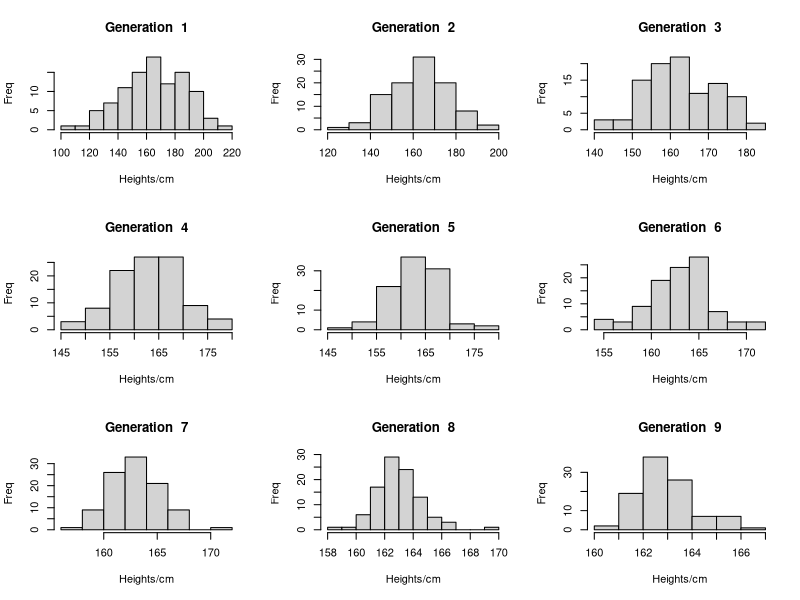
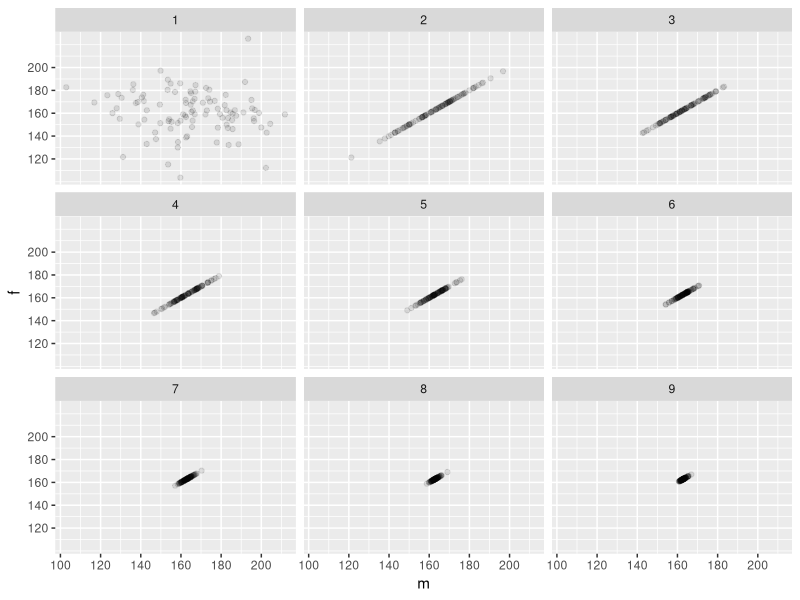
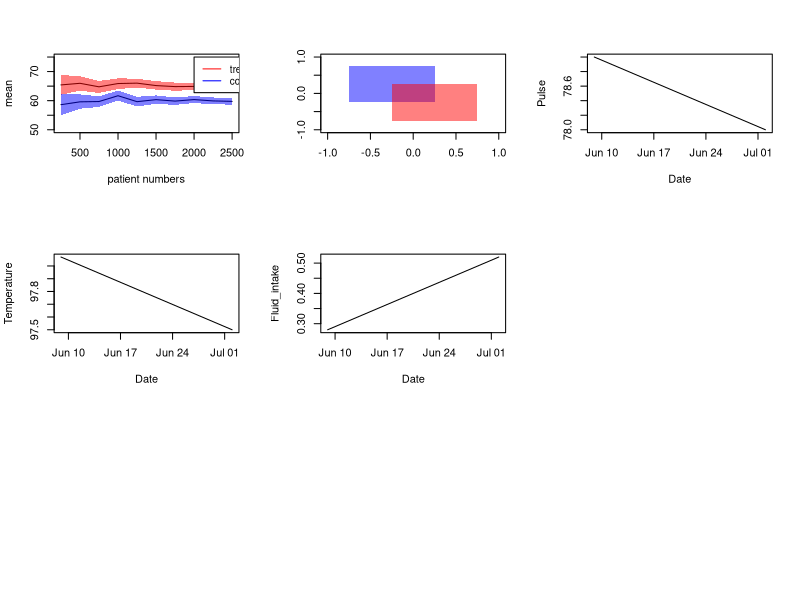

Source code (R) for these figures, in order:
## ---- chunk 1
pop <- data.frame(m = rnorm(100, 160, 20), f = rnorm(100, 160, 20))
## ---- chunk 2
next_gen <- function(pop) {
    pop$m <- sample(pop$m)
    pop$m <- rowMeans(pop)
    pop$f <- pop$m
    pop
}
## ---- chunk 3
pop_all <- data.frame()
# use pop_temp to storage the data in each generation
# combine all data in one data.frame
pop_temp <- pop
pop_temp$generation <- 1
pop_all <- pop_temp
for (i in 2:9) {
  pop <- next_gen(pop)
  pop_temp <- pop
  pop_temp$generation <- i
  pop_all <- rbind(pop_all, pop_temp)
}
# set up a 3*3 graphical chart
par(mfrow = c(3,3))
for (i in 1:9) {
  # plot the histogram of male heights in each generation
  hist(pop_all[which(pop_all$generation == i), ]$m, xlab = c('Heights/cm'), ylab = c('Freq'), main = paste("Generation ", i))
}
## ---- chunk 4
library(testthat)
library(ggplot2)
ggplot(pop_all, aes(m, f)) + geom_point(alpha=1/10) + scale_x_continuous(breaks=seq(100,220,20)) + scale_y_continuous(breaks=seq(120,200,20)) + facet_wrap(~generation, nrow=3, ncol=3)
## ---- chunk 5
# initial setting
t_mean <- c()
t_mean_ub <- c()
t_mean_lb <- c()
c_mean <- c()
c_mean_ub <- c()
c_mean_lb <- c()
# create a new bootstrap interval by increasing the sample size by 250 until the sample is 2500
for(i in seq(1:10)){
  # set sample size
  n <- i*250
  treat <- rbinom(n,1,0.5)
  # add 5 to the outcome if the treat is 1
  outcome <- rnorm(n, 60, 20) + treat * 5
  # sort the outcome by treat results into t and c
  t <- outcome[treat == 1]
  c <- outcome[treat == 0]
  # Each bootstrap should create 1000 bootstrap samples
  t_bootstrap <- replicate(1000, mean(sample(t, size = length(t), replace = TRUE)))
  c_bootstrap <- replicate(1000, mean(sample(c, size = length(c), replace = TRUE)))
  # calculate the mean, ub and ub for each bootstrap
  t_mean <- c(t_mean,mean(t))
  t_mean_ub <- c(t_mean_ub, quantile(t_bootstrap, 0.975))
  t_mean_lb <- c(t_mean_lb, quantile(t_bootstrap, 0.025))
  c_mean <- c(c_mean,mean(c))
  c_mean_ub <- c(c_mean_ub, quantile(c_bootstrap, 0.975))
  c_mean_lb <- c(c_mean_lb, quantile(c_bootstrap, 0.025))
}
## ---- chunk 6
makeTransparent = function(..., alpha=0.5) {
  if(alpha<0 | alpha>1) stop("alpha must be between 0 and 1")
  alpha = floor(255*alpha)  
  newColor = col2rgb(col=unlist(list(...)), alpha=FALSE)
  .makeTransparent = function(col, alpha) {
    rgb(red=col[1], green=col[2], blue=col[3], alpha=alpha, maxColorValue=255)
  }
  newColor = apply(newColor, 2, .makeTransparent, alpha=alpha)
  return(newColor)
}
plot(x = seq(250,2500,250),y = t_mean, type = "l", xlab ="patient numbers", ylab = "mean", xlim = c(250,2500), ylim = c(50,75))
lines(x = seq(250,2500,250),y = c_mean)
# use rev
polygon(x=c(seq(250, 2500, length.out = 10),seq(2500, 250, length.out = 10)),y = c(t_mean_lb, rev(t_mean_ub)), border=NA, col=makeTransparent('red',alpha=0.5))
polygon(x=c(seq(250, 2500, length.out = 10),seq(2500, 250, length.out = 10)),y = c(c_mean_lb, rev(c_mean_ub)), border=NA, col=makeTransparent('blue',alpha=0.5))
legend(2000,75,c("treatment","control"),lty = c(1,1,1),lwd = c(1,1,1),col = c("red","blue"), cex = 0.9)
## ---- chunk 7
makeTransparent = function(..., alpha=0.5) {
  if(alpha<0 | alpha>1) stop("alpha must be between 0 and 1")
  alpha = floor(255*alpha)  
  newColor = col2rgb(col=unlist(list(...)), alpha=FALSE)
  .makeTransparent = function(col, alpha) {
    rgb(red=col[1], green=col[2], blue=col[3], alpha=alpha, maxColorValue=255)
  }
  newColor = apply(newColor, 2, .makeTransparent, alpha=alpha)
  return(newColor)
}

par(new=FALSE)
plot(NULL,
  xlim=c(-1, 1),
  ylim=c(-1, 1),
  xlab="",
  ylab=""
)

polygon(x=c(seq(-0.75, 0.25, length.out=100), seq(0.25, -0.75, length.out=100)),
        y=c(rep(-0.25, 100), rep(0.75, 100)), border=NA, col=makeTransparent('blue',alpha=0.5))
polygon(x=c(seq(-0.25, 0.75, length.out=100), seq(0.75, -0.25, length.out=100)),
        y=c(rep(-0.75, 100), rep(0.25, 100)), border=NA, col=makeTransparent('red',alpha=0.5))
## ---- chunk 8
makePatient <- function() {
  vowel <- grep("[aeiou]", letters)
  cons <- grep("[^aeiou]", letters)
  name <- paste(sample(LETTERS[cons], 1), sample(letters[vowel], 1), sample(letters[cons], 1), sep='')
  gender <- factor(sample(0:1, 1), levels=0:1, labels=c('female','male'))
  dob <- as.Date(sample(7500, 1), origin="1970-01-01")
  n <- sample(6, 1)
  doa <- as.Date(sample(1500, n), origin="2010-01-01")
  pulse <- round(rnorm(n, 80, 10))
  temp <- round(rnorm(n, 98.4, 0.3), 2)
  fluid <- round(runif(n), 2)
  list(name, gender, dob, doa, pulse, temp, fluid)
}
## ---- chunk 9
# change some code above
makePatient <- function() {
  vowel <- grep("[aeiou]", letters)
  cons <- grep("[^aeiou]", letters)
  name <- paste(sample(LETTERS[cons], 1), sample(letters[vowel], 1), sample(letters[cons], 1), sep='')
  gender <- factor(sample(0:1, 1), levels=0:1, labels=c('female','male'))
  dob <- as.Date(sample(7500, 1), origin="1970-01-01")
  n <- sample(6, 1)
  doa <- as.Date(sample(1500, n), origin="2010-01-01")
  pulse <- round(rnorm(n, 80, 10))
  temp <- round(rnorm(n, 98.4, 0.3), 2)
  fluid <- round(runif(n), 2)
  list(name = name, gender = gender, date_of_birth = dob, date_of_admission = doa, pulse = pulse, temperature = temp, fluid_intake = fluid)
}

set.seed(8)
# create a medical record by taking the output of `makePatient`
output1 <- makePatient()
output1
# Create an S3 class `medicalRecord`
class(output1) <- "medicalRecord"
class(output1)
## ---- chunk 10
mean.medicalRecord <- function(p){
    list(pulse_ave = mean(p$pulse), temp_ave = mean(p$temperature),fluids_ave = mean(p$fluid_intake))
}
mean(output1)


print.medicalRecord <- function(p){
  dat <- data.frame(date_of_admission = p$date_of_admission, pulse = p$pulse, temperature = p$temperature, fluid_intake = p$fluid_intake)
  dat <- dat[order(dat$date_of_admission),]
}
print(output1)


plot.medicalRecord <- function(p){
  dat <- data.frame(date_of_admission = p$date_of_admission, pulse = p$pulse, temperature = p$temperature, fluid_intake = p$fluid_intake)
  dat <- dat[order(dat$date_of_admission),]
  plot(x=dat$date_of_admission, y=dat$pulse, type = 'l', xlab = "Date", ylab = 'Pulse')
  plot(x=dat$date_of_admission, y=dat$temperature, type = 'l', xlab = "Date", ylab = 'Temperature')
  plot(x=dat$date_of_admission, y=dat$fluid_intake, type = 'l', xlab = "Date", ylab = 'Fluid_intake')  
}
plot(output1)
## ---- chunk 11
set.seed(8)
output3 <- lapply(seq(10), function(p) {makePatient()})
class(output3) <- "cohort"

mean.cohort <- function(p){
    for(q in p) {
        class(q) <- "medicalRecord"
        print(mean(q))
    }   
}
mean(output3)

print.cohort <- function(p){
    for(q in p) {
        class(q) <- "medicalRecord"
        print(print(q))
    }   
}
print(output3)
